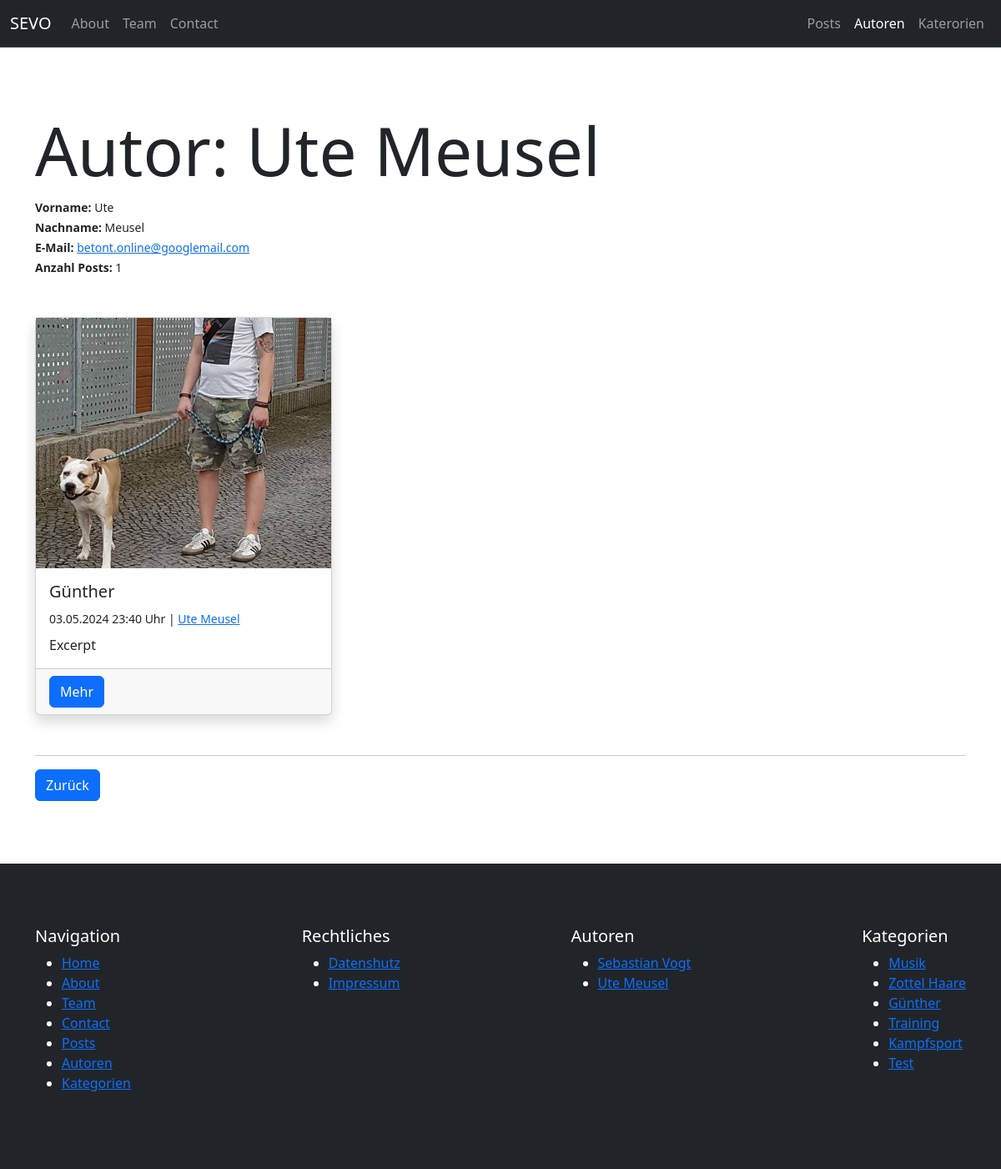
Before: /author/ute-meusel with the older database file.
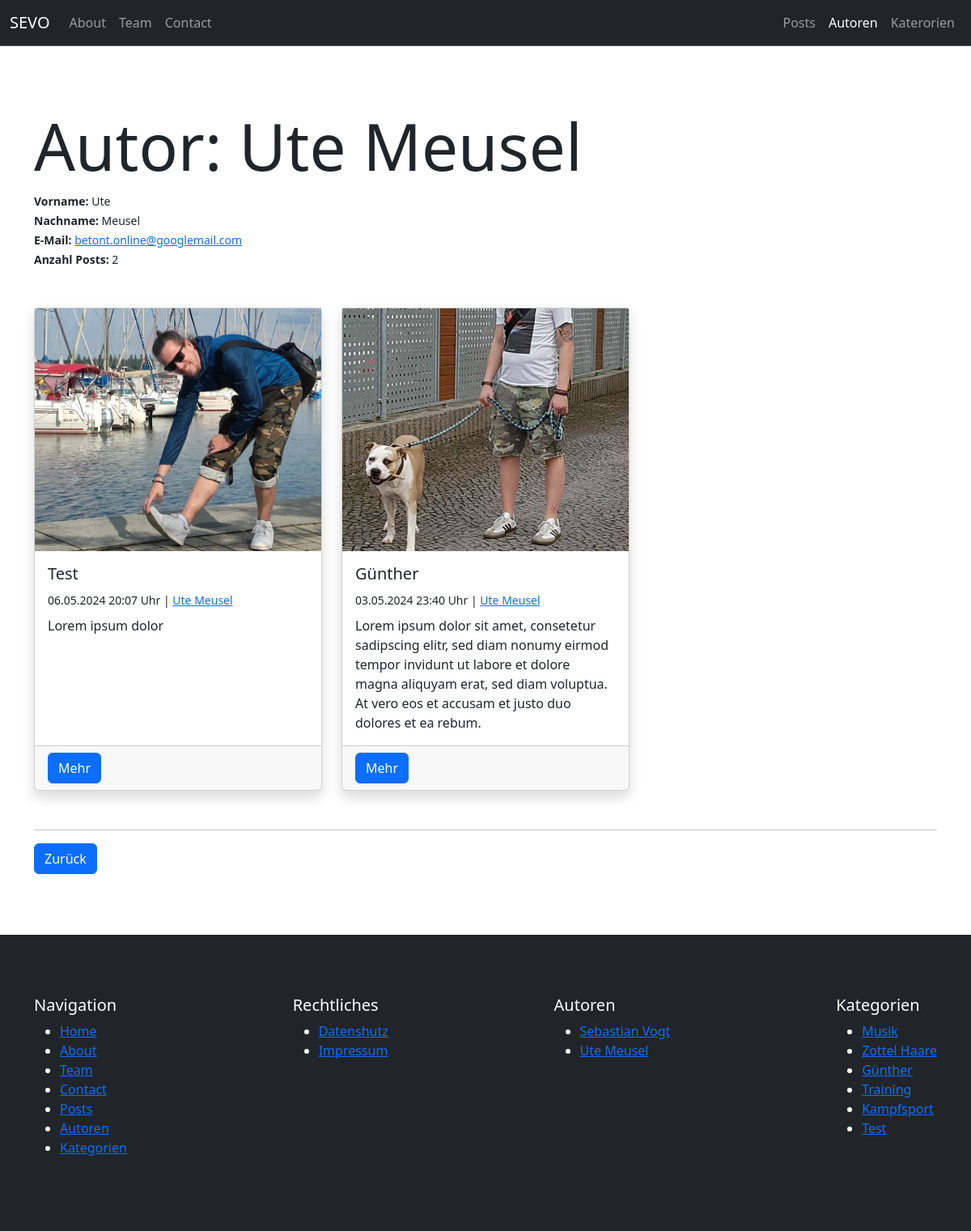
After: the same page with the newer database file.
### pages/models.py (models this page shows, shortened)
class Page(models.Model):
    class Templates(models.TextChoices):
        FULL_WIDTH = "Fullwidth"
        CONTAINER = "Container"
        FULL_WIDTH_WITH_HEADER = "Fullwidth with header"
        CONTAINER_WITH_HEADER = "Container with header"
    title = models.CharField(max_length=255)
    slug = models.SlugField(unique=True, blank=True)
    index = models.IntegerField(default=1)
    content = models.TextField()
    featured_image = models.ForeignKey(Image, on_delete=models.SET_NULL, null=True, blank=True)
    published = models.BooleanField(default=True)
    is_home = models.BooleanField(default=False)
    template = models.CharField(max_length=100, choices=Templates.choices, default=Templates.CONTAINER)
    created_at = models.DateTimeField(auto_now_add=True)
    updated_at = models.DateTimeField(auto_now=True)

### blog/models.py (models this page shows, shortened)
class Post(models.Model):
    author = models.ForeignKey(Author, on_delete=models.SET_NULL, null=True)
    title = models.CharField(max_length=255)
    slug = models.SlugField(unique=True)
    categories = models.ManyToManyField(Category, blank=True)
    content = models.TextField()
    excerpt = models.TextField(max_length=255, blank=True)
    featured_image = models.ForeignKey(Image, on_delete=models.SET_NULL, blank=True, null=True)
    published = models.BooleanField(default=True)
    is_featured = models.BooleanField(default=False)
    created_at = models.DateTimeField(auto_now_add=True)
    updated_at = models.DateTimeField(auto_now=True)

class Category(models.Model):
    name = models.CharField(max_length=100, unique=True, db_index=True)
    slug = models.SlugField(unique=True, default="")
    class Meta:
        verbose_name_plural = "Categories"

### uploaded_media/models.py (models this page shows, shortened)
class Image(models.Model):
    title = models.CharField(max_length=100)
    alt_text = models.CharField(max_length=100)
    categories = models.ManyToManyField(Category, blank=True)
    image = models.ImageField(upload_to="uploaded_media/images")

### author/models.py (models this page shows, shortened)
class Author(models.Model):
    firstname = models.CharField(max_length=100)
    lastname = models.CharField(max_length=100)
    nickname = models.CharField(max_length=100, blank=True)
    email = models.EmailField(null=True)
    slug = models.SlugField(unique=True, default="")
    def get_fullname(self):
        return f"{self.firstname} {self.lastname}"

### author/views.py (the view)
# urls.py: path("<slug:slug>", views.author_single, name="author-single-slug")
def author_single(request, slug):
    author = get_object_or_404(models.Author, slug=slug)
    posts = author.post_set.filter(published=True).order_by("-created_at")
    print(posts.count())
    return render(request, "author/author_single.html", {
        "author": author,
        "posts": posts
    })

### utils/context_processors.py (called while the page is built)
def menus_context(request):
    menu_main = Menu.objects.get(name="Main")
    menu_meta = Menu.objects.get(name="Meta")
    pages_main = menu_main.pages.filter(published=True).order_by("index")
    pages_meta = menu_meta.pages.filter(published=True).order_by("index")
    categories = Category.objects.all()
    authors = Author.objects.all()
    return {
        "pages_main": pages_main,
        "pages_meta": pages_meta,
        "categories": categories,
        "authors": authors
    }

### author/templates/author/author_single.html (shortened to what this page needs)
{% extends "base.html" %}
{% block content %}
    <div class="container section-padding">
        <div class="mb-5">
            <h1 class="display-1">Autor: {{ author.get_fullname|title }}</h1>
            <div>
                <small>
                    <b>Vorname: </b>
                    {{ author.firstname }}
                </small>
            </div>
            <div>
                <small>
                    <b>Nachname: </b>
                    {{ author.lastname}}
                </small>
            </div>
            <div>
                <small>
                    <b>E-Mail: </b>
                    <a href="mailto:{{ author.email }}">{{ author.email }}</a>
                </small>
            </div>
            <div>
                <small>
                    <b>Anzahl Posts: </b>
                    {{ posts.count }}
                </small>
            </div>
        </div>
        <div class="row row-cols-1 row-cols-md-3 g-4 mb-5">
            {% for post in posts %}
                <div class="col">
                    {% include "blog/partials/_posts_item.html" %}
                </div>
            {% endfor %}
        </div>
        <hr>
        <button class="btn btn-primary back-link">Zurück</button>
    </div>
{% endblock %}

### templates/partials/_navbar.html (shortened to what this page needs)
<nav class="navbar navbar-expand-lg bg-dark border-bottom border-body" data-bs-theme="dark">
    <div class="container-fluid">
      <a class="navbar-brand" href="{% url "homepage" %}">SEVO</a>
      <div class="collapse navbar-collapse" id="navbarNav">
        <ul class="navbar-nav me-auto">
            {% for page in pages_main %}
                {% if page.is_home == False %}
                    <li class="nav-item">
                        <a class="nav-link" href="{% url "pages-page-single-slug" slug=page.slug %}">{{ page.title|title }}</a>
                    </li>
                {% endif %}
            {% endfor %}
        </ul>
        <ul class="navbar-nav d-flex">
            <li class="nav-item">
                <a class="nav-link{% if "post" in request.path %} active{% endif %}"{% if "post" in request.path %} aria-current="page"{% endif %} href="{% url "blog-posts" %}">Posts</a>
            </li>
            <li class="nav-item">
                <a class="nav-link{% if "author" in request.path %} active{% endif %}"{% if "author" in request.path %} aria-current="page"{% endif %} href="{% url "author-index" %}">Autoren</a>
            </li>
            <li class="nav-item">
                <a class="nav-link{% if "categor" in request.path %} active{% endif %}"{% if "categor" in request.path %} aria-current="page"{% endif %} href="{% url "blog-categories" %}">Katerorien</a>
            </li>
        </ul>
      </div>
    </div>
  </nav>

### blog/templates/blog/partials/_posts_item.html (shortened to what this page needs)
<div class="card h-100 shadow">
    <a class="card__image-link w-100 d-block" href="{% url "blog-post-slug" slug=post.slug %}">
      <img class="card__image w-100" src="{{ post.featured_image.image.url }}" class="card-img-top" alt="{{ post.featured_image.image.title }}">
    </a>
    <div class="card-body">
      <h5 class="card-title">{{ post.title }}</h5>
        <div class="mb-2">
          <small>
            <time>{{ post.created_at|date:"d.m.Y H:i" }} Uhr</time> |
            <a href="{% url "author-single-slug" slug=post.author.slug %}">{{ post.author.get_fullname }}</a>
          </small>
        </div>
      <p class="card-text">{{ post.excerpt}}</p>
    </div>
    <div class="card-footer">
      <a class="btn btn-primary" href="{% url "blog-post-slug" slug=post.slug %}">Mehr</a>
    </div>
  </div>

### templates/partials/_navigation_main.html
<nav>
    <ul>
        {% for page in pages_main %}
            <li><a class="{% if page.title|lower in request.path or page.is_home and request.path == "/" %}active{% endif %}" href="{% url "pages-page-single-slug" slug=page.slug %}">{{ page.title }}</a></li>
        {% endfor %}
        <li><a href="{% url "blog-posts" %}">Posts</a></li>
        <li><a href="{% url "author-index" %}">Autoren</a></li>
        <li><a href="{% url "blog-categories" %}">Kategorien</a></li>
    </ul>
</nav>

### templates/partials/_navigation_meta.html
<nav>
    <ul>
        {% for page in pages_meta %}
            <li><a class="{% if page.title|lower in request.path or page.is_home and request.path == "/" %}active{% endif %}" href="{% url "pages-page-single-slug" slug=page.slug %}">{{ page.title }}</a></li>
        {% endfor %}
    </ul>
</nav>

### templates/partials/_navigation_authors.html
<nav>
    {% if authors %}
        <ul>
            {% for author in authors %}
                <li><a class="{% if author.name|lower in request.path %}active{% endif %}" href="{% url "author-single-slug" slug=author.slug %}">{{ author.get_fullname }}</a></li>
            {% endfor %}
        </ul>
    {% else %}
        <p>Keine Autoren vorhanden</p>
    {% endif %}
</nav>

### templates/partials/_navigation_categories.html
<nav>
    {% if categories %}
        <ul>
            {% for category in categories %}
                <li><a class="{% if category.name|lower in request.path %}active{% endif %}" href="{% url "blog-category-slug" slug=category.slug %}">{{ category.name }}</a></li>
            {% endfor %}
        </ul>
    {% else %}
        <p>Keine Kategorien vorhanden</p>
    {% endif %}
</nav>

Changed rows visible on the page:
added Post: featured_image.image (picture), title "Test", created_at "06.05.2024 20:07", author.get_fullname "Ute Meusel", excerpt "Lorem ipsum dolor"
changed Post "Günther": excerpt "Excerpt" → "Lorem ipsum dolor sit amet, consetetur sadipscing elitr, sed diam nonumy eirmod tempor invidunt ut labore et dolore magna aliquyam erat, sed diam voluptua. At vero eos et accusam et justo duo dolores et ea rebum."
Other visible differences:
{{ posts.count }}: "1" → "2"
